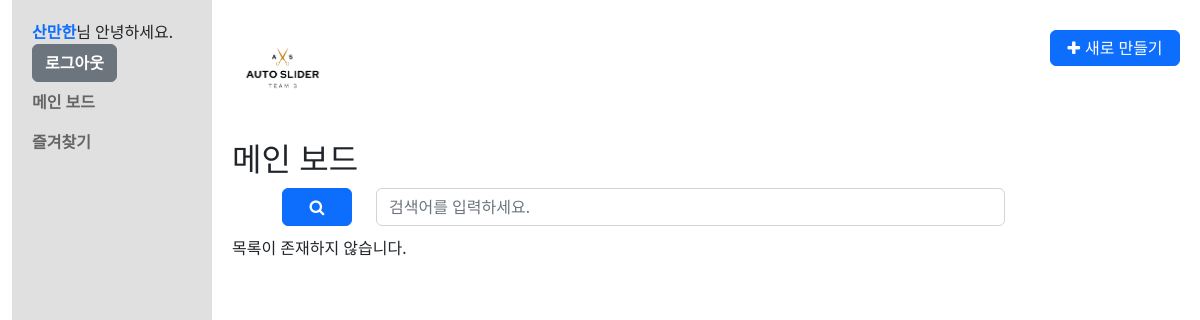
Page /list/ (signed in) on the earlier database version.
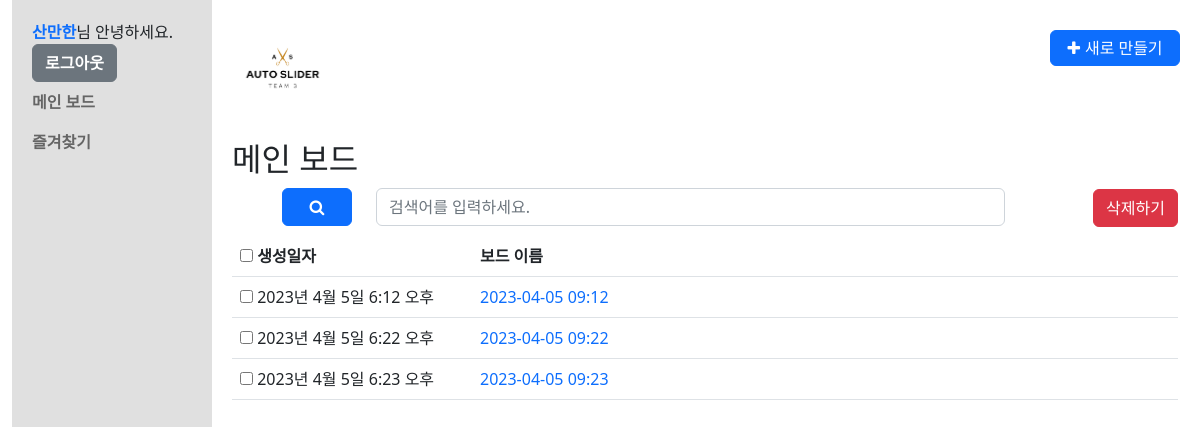
Same page on the later database version.
### common/models.py (models this page shows, shortened)
class CustomUser(AbstractUser):
    nickname = models.CharField(max_length=20, default='')
    phone_regex = RegexValidator(regex=r'^01([0|1|6|7|8|9])-?([0-9]{3,4})-?([0-9]{4})$') # 정규식 011-123-4567 혹은 010-1234-5678 기준
    phone = models.CharField(validators=[phone_regex], max_length=13, unique=True, verbose_name='phone', null=False, blank=False) # 010-1234-5678 기준 갯수
    USERNAME_FIELD = 'username'
    REQUIRED_FIELDS = ['phone', 'nickname', 'email']
    first_name = None
    last_name = None

### boards/models.py (models this page shows, shortened)
class Board(models.Model):
    input_type_choices = [
        ('input_text', '텍스트 요약'),
        ('input_youtube', 'Youtube 영상 링크 입력'),
        ('input_video', '영상 파일 업로드')
    ]
    title = models.TextField(blank=True)
    input_type = models.TextField(choices=input_type_choices, null=True)
    input_text = models.TextField(blank=True, null=True)
    input_youtube = models.TextField(blank=True, null=True)
    input_video = models.FileField(upload_to='videos/', blank=True, null=True)
    total_text = models.TextField(blank=True, null=True)
    summary_text = models.TextField(blank=True, null=True)
    timeline_text = models.TextField(blank=True, null=True)
    user_id = models.ForeignKey(CustomUser, on_delete=models.CASCADE)
    favorite = models.BooleanField(default=False)
    created_at = models.DateTimeField(auto_now_add=True)
    updated_at = models.DateTimeField(auto_now=True)

### boards/views.py (the view, shortened to what this page needs)
# urls.py: path('list/', views.BoardListView.as_view(), name='board_list'),  # board_list 기본 & 목록
class BoardListView(LoginRequiredMixin, ListView):
    model = Board
    template_name = 'boards/board_list.html'
    def get_queryset(self):
        query = self.request.GET.get('q')
        if query:
            return Board.objects.filter(
                Q(title__icontains=query) | Q(total_text__icontains=query) | Q(summary_text__icontains=query), # Q(note__icontains=query) |
                user_id=self.request.user.id
            )
        else:
            return Board.objects.filter(user_id=self.request.user.id)
    def get_context_data(self, **kwargs):
        context = super().get_context_data(**kwargs)
        context['board_list'] = self.get_queryset()
        return context

### templates/boards/board_list.html (shortened to what this page needs)
{% extends "base.html" %}
{% block content %}
{% load static %}
{% include "navbar.html" %}
<section class="board_list container-fluid">
  {% if  request.resolver_match.url_name == 'board_list' %}
  <h2>메인 보드</h2>
  <div class="searchSection">
    <form id="search_board_list" method="get" action="{% url 'boards:board_list' %}">
      <div class="form-group row">
        <div class="col btnarea">
          <button type="submit" form="search_board_list" class="btn btn-primary"><strong class="fa fa-search"><span class="modal hide">검색</span></strong></button>
        </div>
        <div class="col searcharea">
            <input type="text" name="q" class="form-control" placeholder="검색어를 입력하세요." value="{{ q }}">
        </div>
      </div>
    </form>
  </div>
  <div class="list_result">
    {% if board_list %}
    <form method="POST" id="user_board_list" action="{% url 'boards:board_list' %}">
      <div class="table-responsive">
        <table class="table table-hover">
          <thead>
            <tr>
              <th>
                <input type="checkbox" id="boards_all" name="board_ids" value="{{ board_list.all.0.id }}-{{ board_list.all.last.id }}">
                <label for="boards_all"><strong>생성일자</strong></label>
              </th>
              <th>
                <strong>보드 이름</strong>
              </th>
            </tr>
          </thead>
          <tbody>
          {% for board in board_list %}
            <tr>
              <td>
                <input type="checkbox" id="{{ board.id }}" name="board_ids" value="{{ board.id }}">
                <label for="{{ board.id }}">{{ board.created_at }}</label>
              </td>
              <td>
                <p class="board_tit"><a href="{% url 'boards:board_detail' board.id %}">{{ board.title }}</a></p>
              </td>
            </tr>
          {% endfor %}
          </tbody>
        </table>
      </div>
      <p class="btnarea"><button type="submit" form="user_board_list" class="btn btn-danger">삭제하기</button></p>
    </form>
    {% else %}
    <p class="no_result">목록이 존재하지 않습니다.</p>
    {% endif %}
  </div>
  {% endif %}
</section>
{% endblock %}

### templates/base.html (shortened to what this page needs)
{% load static %}
<!DOCTYPE html>
<html lang="ko">
    <head>
        <link href="https://cdn.jsdelivr.net/npm/bootstrap@5.2.3/dist/css/bootstrap.min.css" rel="stylesheet">
        <link rel="stylesheet" href="https://cdnjs.cloudflare.com/ajax/libs/font-awesome/4.7.0/css/font-awesome.min.css">
        <link rel="stylesheet" type="text/css" href="{% static 'css/style.css' %}">
    </head>
    <body>
        <section class="base container-fluid">
            {% block content %}
            {% endblock %}
        </section>
    </body>
</html>

### templates/navbar.html
{% load static %}
<header class="header">
  <h1 class="logo"><img src="{% static 'img/autoslider_logo.png' %}" alt="logo"></h1>
  <ul class="btnarea">
    {% if request.resolver_match.url_name is None or request.resolver_match.url_name == 'board_list' or request.resolver_match.url_name == 'favorite_board_list' %}
      <li><button id="newBoardBtn" class="btn btn-primary"><strong class="fa fa-plus" data-toggle="modal" data-target="newBoardModal"><span>새로 만들기</span></strong></button></li>
    {% endif %}
  </ul>
</header>
<nav class="navigation navbar navbar-nav">
    <ul class="navbar-nav">
      <li class="nav-item"><a href="{% url 'common:profile' %}">{{ user.nickname }}</a>님 안녕하세요.</li>
      <li class="nav-item"><a href="{% url 'common:logout' %}" class="btn btn-secondary">로그아웃</a></li>
      <li class="nav-item"><a href="{% url 'boards:board_list' %}" class="nav-link" >메인 보드</a></li>
      <li class="nav-item"><a href="{% url 'boards:favorite_board_list' %}" class="nav-link" >즐겨찾기</a></li>
    </ul>
</nav>

### static/css/style.css (style rules this page uses)
html, body, h1, h2, h3, h4, h5, h6, dl, dt, dd, ol, ul, li, div, p, strong, span { margin: 0; padding: 0; list-style: none; }
html, body { position: relative; width: 100%; height: 100%; }
a { text-decoration: none; }
table { border-collapse: collapse; border-spacing: 0; }
.base { position: relative; height: 100%; }
.header { height: 140px; padding: 20px 0; margin: 0 0 -140px 220px; }
.header .logo { width: 100px; }
.header .logo img { display: block; width: 100%; }
.header .btnarea { position: absolute; top: 30px; right: 20px; }
.header .btnarea #newBoardBtn { padding: 5px; width: 130px; }
.header #newBoardBtn strong { color: #ffffff; }
.header #newBoardBtn strong span { padding-left: 5px; }
.navigation { position: relative; float: left; width: 200px; height: 100%; padding: 20px 20px 0; z-index:10; background-color: #E0E0E0; align-items : baseline; }
.navbar ul { clear: both; width: 100%; }
.navbar ul li a { font-weight:600; }
.board_list { padding: 140px 10px 0 220px; }
.board_list .searchSection { padding: 10px 50px; }
.board_list .searchSection .btnarea { flex: 0.05 0 0%; }
.board_list .searchSection .btnarea button { width: 70px; }
.board_list .searchSection .searcharea { flex: 0.8 0 0%; }
.board_list .list_result { position: relative; }
.list_result .btnarea { position : absolute; top: -47px; right : 0px; }
.list_result .table th:first-child { width: 240px; }

Differences in the rows shown:
added Board: created_at "2023년 4월 5일 6:12 오후", title "2023-04-05 09:12"
added Board: created_at "2023년 4월 5일 6:22 오후", title "2023-04-05 09:22"
added Board: created_at "2023년 4월 5일 6:23 오후", title "2023-04-05 09:23"
Other differences:
form field board_ids: (not shown) → "☐"
text no longer shown: "목록이 존재하지 않습니다."
text now shown: "생성일자 보드 이름 삭제하기"
